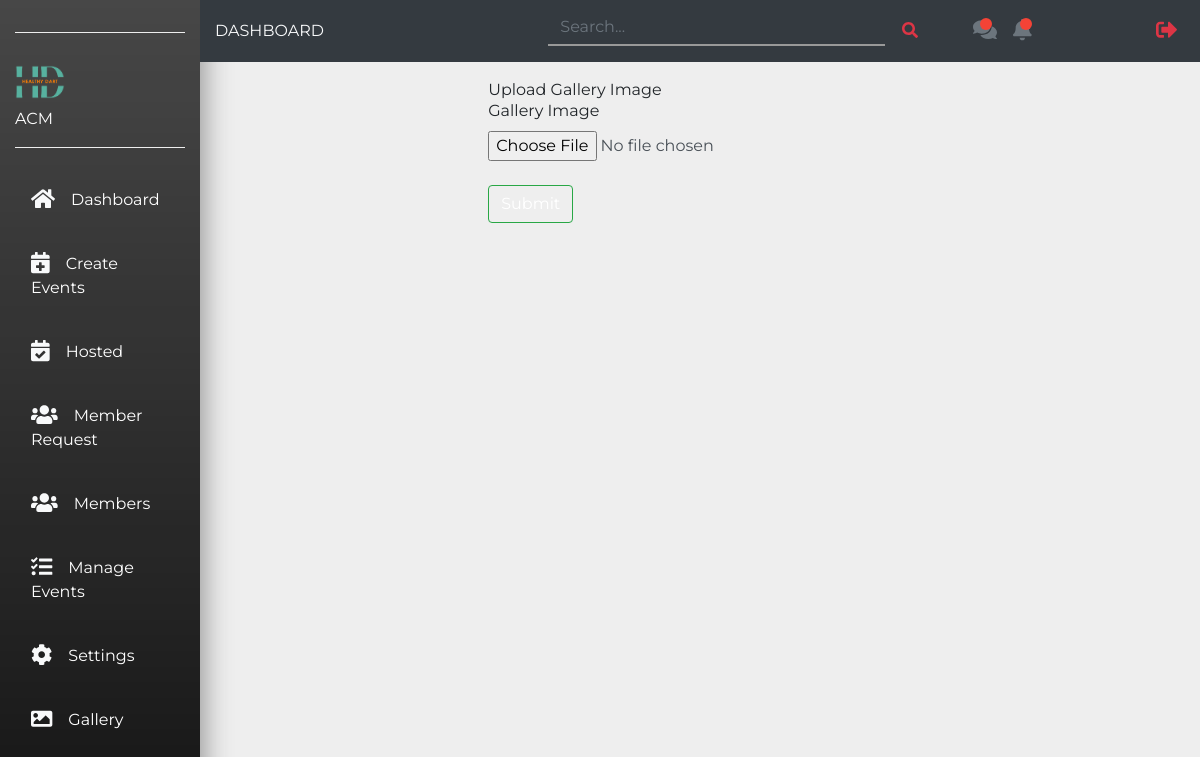
Page /club/gallery/ (signed in) on the committed database.
### club/models.py (models this page shows, shortened)
class Clubs(models.Model):
    clubname = models.CharField(blank=False, max_length = 255,unique=True)
    shortname = models.CharField(blank=False, max_length = 10)
    clubemail = models.EmailField(max_length=255,blank=True)
    password = models.CharField(max_length=255,blank=True)
    logo = models.ImageField(upload_to="club_logo/")
    description = models.TextField(blank=False)
    form = models.DateField(auto_now_add=True)
    is_active = models.BooleanField(default=True)
    ec = models.ManyToManyField(Accounts, through='club_ec')

### club/views.py (the view)
# urls.py: path('gallery/', views.gallery, name='update_gallery'),
def gallery(request):
    context={}
    if auth_fun.club_per(request.user):
        club_ec = Club_Ec.objects.get(ec=request.user)
        club = Clubs.objects.get(pk=club_ec.club_id)
        context['club'] = club
        if request.POST:
            form = update_gallery(request.POST, request.FILES)
            if form.is_valid():
                gal = form.save(commit=False)
                gal.club = club
                gal.save()
                form = update_gallery()
                context['form'] = form
                messages.add_message(request, messages.SUCCESS, 'Image Uploaded. It can show in user view')
            else:
                context['form'] = form
        else:
            form = update_gallery()
            context['form'] = form
        return render(request, 'club/gallery.html',context)
    else:
        return redirect('login')

### club/forms.py
class update_gallery(forms.ModelForm):
    image = forms.ImageField(label="Gallery Image",widget = forms.FileInput(attrs={'class':'form-control','placeholder':"Gallery Image"}))
    class Meta:
        model = Gallery
        fields = ('image',)

### accounts/auth_fun.py (called while the page is built)
def is_authenticate(user):
    return user.is_authenticated

def club_per(user):
    if is_authenticate(user):
        if user.is_ec:
            club_ec = Club_Ec.objects.get(ec=user)
            club = Clubs.objects.get(pk=club_ec.club_id)
            if club.is_active:
                return True
            else:
                return False
        else:
            return False
    else:
        return False

### templates/club/gallery.html (shortened to what this page needs)
{% extends "club/base.html" %}
{% block content %}
  <section>
          <div class="row pt-md-5 mt-md-3 mb-5 ml-3 ">
            <div class="col-md-6 offset-3">
              <h3>Upload Gallery Image</h3>
              <form class="" action="" method="post" enctype="multipart/form-data">
                {% for field in form %}
                  <div class="form-group">
                      <label for="{{ field.id_for_label }}" class="">{{ field.label }}</label>
                      {{ field }}
                  </div>
                {% endfor %}
                <button type="submit" class="btn btn-success">Submit</button>
              </form>
            </div>
          </div>
  </section>
{% endblock %}

### templates/club/base.html (shortened to what this page needs)
<!doctype html>
{% load static %}
<html lang="en">
<head>
  <link rel="stylesheet" href="https://stackpath.bootstrapcdn.com/bootstrap/4.1.1/css/bootstrap.min.css"
>
  <link rel="stylesheet"
    href="https://cdnjs.cloudflare.com/ajax/libs/tempusdominus-bootstrap-4/5.0.1/css/tempusdominus-bootstrap-4.min.css" />
  <link rel="stylesheet" href=" {% static 'css/style.css' %} ">
</head>
<body>
  <nav class="navbar navbar-expand-md navbar-light">
    <div class="collapse navbar-collapse" id="myNavbar">
      <div class="container-fluid">
        <div class="row">
          <div class="col-xl-2 col-lg-3 col-md-4 sidebar fixed-top">
            <a href="#" class="navbar-brand text-white d-block mx-auto text-center py-3 mb-4 bottom-border">
            </a>
            <div class="bottom-border pb-3">
              <img src="{{MEDIA_URL}}/{{club.logo.url}}" alt="Not Found" width="50" class="mr-3">
              <h5 class="d-inline"><a href="#" class="text-white">{{club.shortname}}</a></h5>
            </div>
            <ul class="navbar-nav flex-column mt-4">
              <li class="nav-item "><a href="{% url 'clubHome' %}" class="nav-link text-white p-3 mb-2 sidebar-link"
                  id="dashbord"><i class="fas fa-home text-light fa-lg mr-3"></i>Dashboard</a></li>
              <li class="nav-item"><a href="{% url 'createevent' %}" class="nav-link text-white p-3 mb-2 sidebar-link"
                  id="create_events"><i class="fas fa-calendar-plus text-light fa-lg mr-3"></i>Create Events</a></li>
              <li class="nav-item"><a href="{% url 'hostedevent' %}" class="nav-link text-white p-3 mb-2 sidebar-link"
                  id="hosted"><i class="fas fa-calendar-check text-light fa-lg mr-3" disabled></i>Hosted</a></li>
              <li class="nav-item"><a href="{% url 'mem_requests' %}" class="nav-link text-white p-3 mb-2 sidebar-link"
                  id="request"><i class="fas fa-users text-light fa-lg mr-3"></i>Member Request</a></li>
              <li class="nav-item dropdown">
                <a href="#member" class="nav-link text-white p-3 mb-2 sidebar-link" data-toggle="collapse" role="button"
                  aria-expanded="false" aria-controls="collapseExample" id="member_dropdown">
                  <i class="fas fa-users text-light fa-lg mr-3"></i>Members
                </a>
              </li>
              <li class="nav-item dropdown">
                <a href="#collapseExample" class="nav-link text-white p-3 mb-2 sidebar-link" data-toggle="collapse"
                  role="button" aria-expanded="false" aria-controls="collapseExample" id="manageevents">
                  <i class="fas fa-tasks text-light fa-lg mr-3"></i>Manage Events
                </a>
              </li>
              <li class="nav-item"><a href="{% url 'settings' %}" class="nav-link text-white p-3 mb-2 sidebar-link"
                  id="hosted"><i class="fas fa-cog text-light fa-lg mr-3" disabled></i>Settings</a></li>
              <li class="nav-item"><a href="{% url 'update_gallery' %}"
                  class="nav-link text-white p-3 mb-2 sidebar-link" id="hosted"><i
                    class="fas fa-image text-light fa-lg mr-3"></i>Gallery</a></li>
            </ul>
          </div>
          <div class="col-xl-10 col-lg-9 col-md-8 ml-auto bg-dark fixed-top py-2 top-navbar">
            <div class="row align-items-center">
              <div class="col-md-4">
                <h4 class="text-light text-uppercase mb-0">Dashboard</h4>
              </div>
              <div class="col-md-5">
                <form>
                  <div class="input-group">
                    <input type="text" class="form-control search-input" placeholder="Search...">
                    <button type="button" class="btn btn-white search-button"><i
                        class="fas fa-search text-danger"></i></button>
                  </div>
                </form>
              </div>
              <div class="col-md-3">
                <ul class="navbar-nav">
                  <li class="nav-item icon-parent"><a href="#" class="nav-link icon-bullet"><i
                        class="fas fa-comments text-muted fa-lg"></i></a></li>
                  <li class="nav-item icon-parent"><a href="#" class="nav-link icon-bullet"><i
                        class="fas fa-bell text-muted fa-lg"></i></a></li>
                  <li class="nav-item ml-md-auto"><a href="{% url 'logout' %}" class="nav-link"><i
                        class="fas fa-sign-out-alt text-danger fa-lg"></i></a></li>
                </ul>
              </div>
            </div>
          </div>
        </div>
      </div>
    </div>
  </nav>
  <div class="container-fluid">
    <div class="row">
      <div class="col-xl-10 col-lg-9 col-md-8 ml-auto">
        {% block content %}
        {% endblock %}
      </div>
    </div>
  </div>
</body>
</html>

### rows in the picture
Clubs: logo (picture), shortname "ACM"

### other values in the picture
{{ field.label }} "Gallery Image"
